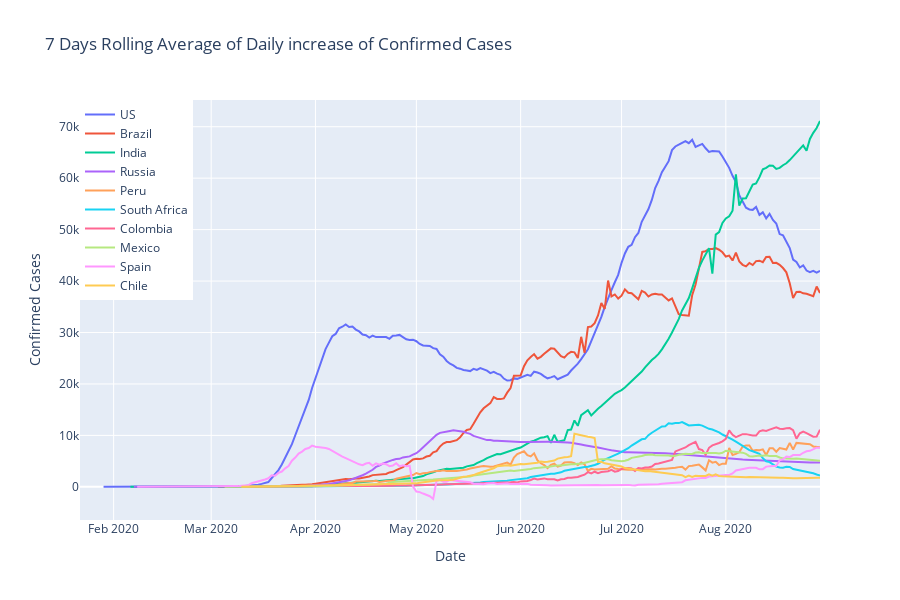

The cell this chart's notebook holds for it:
### Markdown cell above
# Journey of different Countries in COVID-19

### Code cell
# Avgerage of Daily increase of new cases
fig=go.Figure()
for country in countrywise.head(10).index:
    fig.add_trace(go.Scatter(x=grouped_country.loc[country].index, y=grouped_country.loc[country]["Confirmed"].rolling(window=7).mean().diff(),
                    mode='lines',name=country))
fig.update_layout(height=600,title="7 Days Rolling Average of Daily increase of Confirmed Cases",
                 xaxis_title="Date",yaxis_title="Confirmed Cases",
                 legend=dict(x=0,y=1,traceorder="normal"))
fig.show()

### Figure 1 — Plotly figure (JSON) as saved in the notebook; plotly's stock layout.template omitted (floating-point values rounded to 4 significant figures; data arrays with more than 128 entries replaced by an {"elided": "..."} marker saying what was removed)
{"data": [{"mode": "lines", "name": "US", "type": "scatter", "x": {"elided": "221 str values"}, "y": {"elided": "221 float values"}}, {"mode": "lines", "name": "Brazil", "type": "scatter", "x": {"elided": "187 str values"}, "y": {"elided": "187 float values"}}, {"mode": "lines", "name": "India", "type": "scatter", "x": {"elided": "213 str values"}, "y": {"elided": "213 float values"}}, {"mode": "lines", "name": "Russia", "type": "scatter", "x": {"elided": "212 str values"}, "y": {"elided": "212 float values"}}, {"mode": "lines", "name": "Peru", "type": "scatter", "x": {"elided": "177 str values"}, "y": {"elided": "177 float values"}}, {"mode": "lines", "name": "South Africa", "type": "scatter", "x": {"elided": "178 str values"}, "y": {"elided": "178 float values"}}, {"mode": "lines", "name": "Colombia", "type": "scatter", "x": {"elided": "178 str values"}, "y": {"elided": "178 float values"}}, {"mode": "lines", "name": "Mexico", "type": "scatter", "x": {"elided": "185 str values"}, "y": {"elided": "185 float values"}}, {"mode": "lines", "name": "Spain", "type": "scatter", "x": {"elided": "211 str values"}, "y": {"elided": "211 float values"}}, {"mode": "lines", "name": "Chile", "type": "scatter", "x": {"elided": "180 str values"}, "y": {"elided": "180 float values"}}], "layout": {"height": 600, "legend": {"traceorder": "normal", "x": 0, "y": 1}, "title": {"text": "7 Days Rolling Average of Daily increase of Confirmed Cases"}, "xaxis": {"title": {"text": "Date"}}, "yaxis": {"title": {"text": "Confirmed Cases"}}}}
